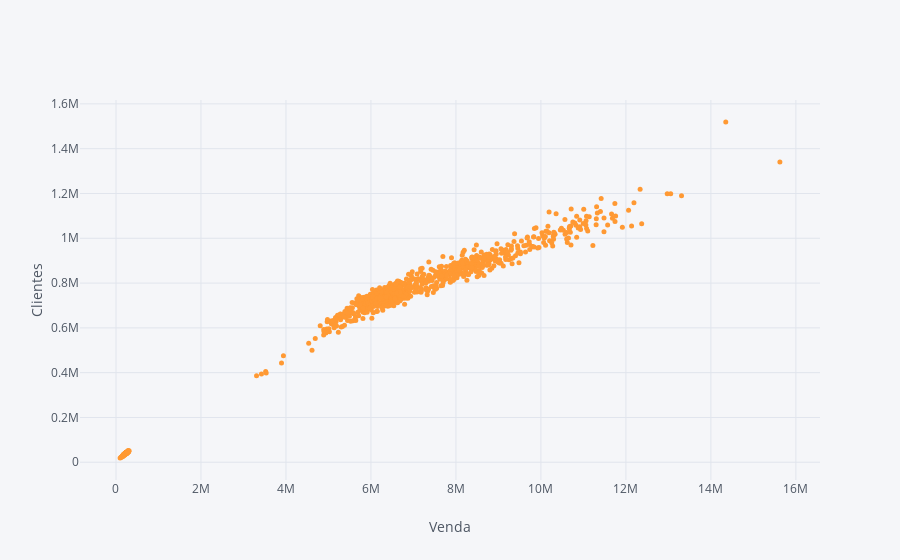

This figure's notebook cell:
### Markdown cell above
### Desafio 4 (EXTRA)

Construa os gráficos iterativos que mostram a relação de `Customers` em relação a `Sales` usando o **cufflinks**  e o **plotly**.

### Code cell
df.iplot(kind='scatter', x='Sales', y='Customers', mode='markers', size=5, 
         xTitle='Venda', yTitle='Clientes')

### Figure 1 — Plotly figure (JSON) as saved in the notebook; plotly's stock layout.template omitted (floating-point values rounded to 4 significant figures; data arrays with more than 128 entries replaced by an {"elided": "..."} marker saying what was removed)
{"data": [{"line": {"color": "rgba(255, 153, 51, 1.0)", "dash": "solid", "shape": "linear", "width": 1.3}, "marker": {"size": 5, "symbol": "circle"}, "mode": "markers", "name": "Customers", "text": "", "type": "scatter", "uid": "5ce6dcfe-4db6-11ea-8896-fc017cc0433b", "x": {"elided": "942 int values"}, "y": {"elided": "942 int values"}}], "layout": {"legend": {"bgcolor": "#F5F6F9", "font": {"color": "#4D5663"}}, "paper_bgcolor": "#F5F6F9", "plot_bgcolor": "#F5F6F9", "titlefont": {"color": "#4D5663"}, "xaxis": {"gridcolor": "#E1E5ED", "showgrid": true, "tickfont": {"color": "#4D5663"}, "title": "Venda", "titlefont": {"color": "#4D5663"}, "zerolinecolor": "#E1E5ED"}, "yaxis": {"gridcolor": "#E1E5ED", "showgrid": true, "tickfont": {"color": "#4D5663"}, "title": "Clientes", "titlefont": {"color": "#4D5663"}, "zerolinecolor": "#E1E5ED"}}}
